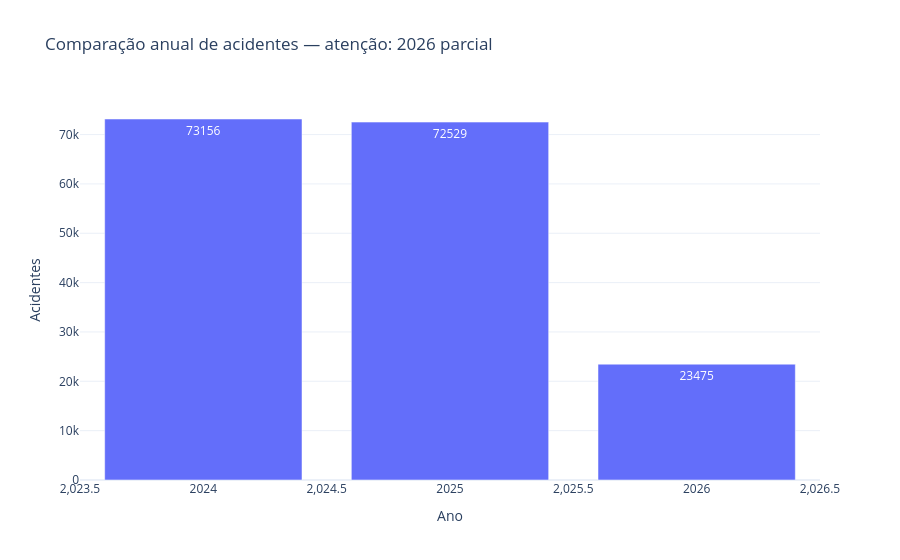

Notebook code for this chart:
### Code cell
# Comparação anual consolidada
comparativo_ano = (
    df.groupby("ano", as_index=False)
    .agg(
        acidentes=("id", "count"),
        mortos=("mortos", "sum"),
        feridos=("feridos", "sum"),
        acidentes_fatais=("acidente_fatal", "sum")
    )
)

comparativo_ano["letalidade_%"] = (comparativo_ano["mortos"] / comparativo_ano["acidentes"] * 100).round(2)

fig = px.bar(
    comparativo_ano,
    x="ano",
    y="acidentes",
    text="acidentes",
    title="Comparação anual de acidentes — atenção: 2026 parcial",
    labels={"ano": "Ano", "acidentes": "Acidentes"}
)

fig.update_layout(template="plotly_white")
fig.show()

comparativo_ano

### Figure 1 — Plotly figure (JSON) as saved in the notebook; plotly's stock layout.template omitted (floating-point values rounded to 4 significant figures)
{"data": [{"alignmentgroup": "True", "hovertemplate": "Ano=%{x}<br>Acidentes=%{text}<extra></extra>", "legendgroup": "", "marker": {"color": "#636efa", "pattern": {"shape": ""}}, "name": "", "offsetgroup": "", "orientation": "v", "showlegend": false, "text": [73156, 72529, 23475], "textposition": "auto", "type": "bar", "x": [2024, 2025, 2026], "xaxis": "x", "y": [73156, 72529, 23475], "yaxis": "y"}], "layout": {"barmode": "relative", "legend": {"tracegroupgap": 0}, "title": {"text": "Comparação anual de acidentes — atenção: 2026 parcial"}, "xaxis": {"anchor": "y", "domain": [0, 1], "title": {"text": "Ano"}}, "yaxis": {"anchor": "x", "domain": [0, 1], "title": {"text": "Acidentes"}}}}
